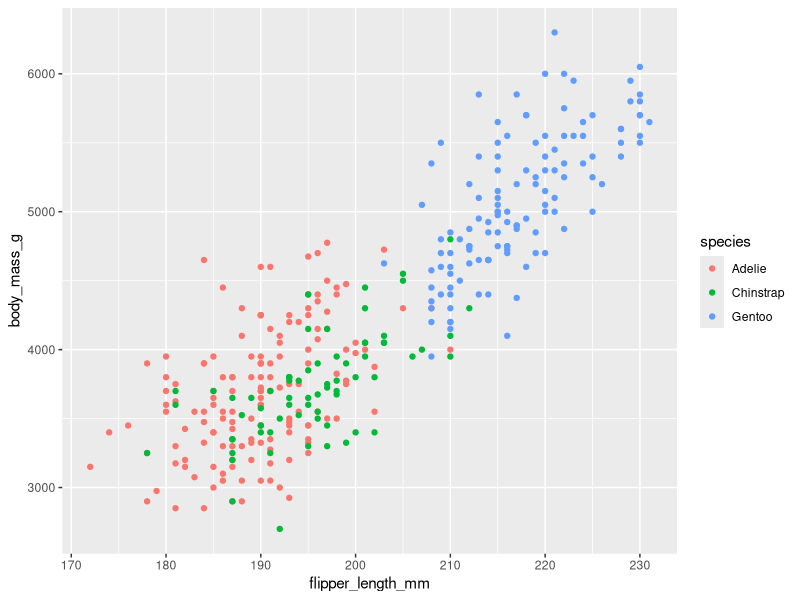
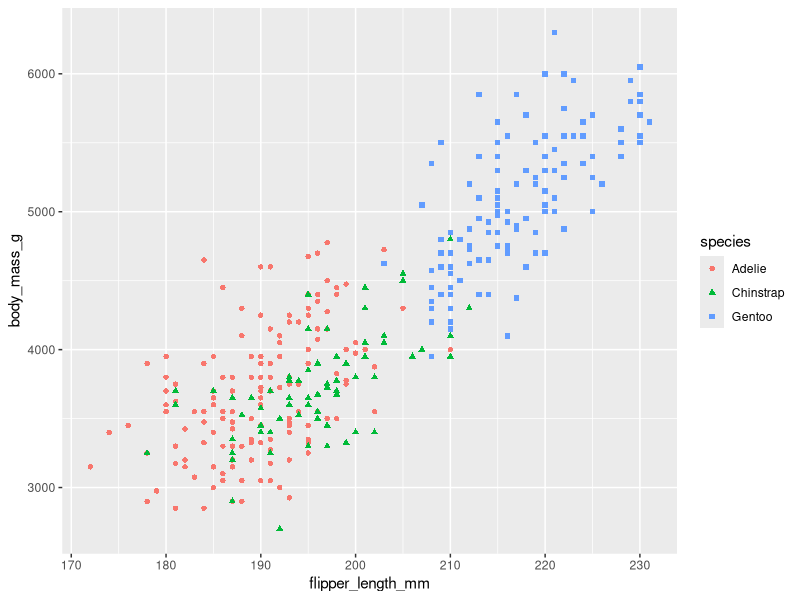
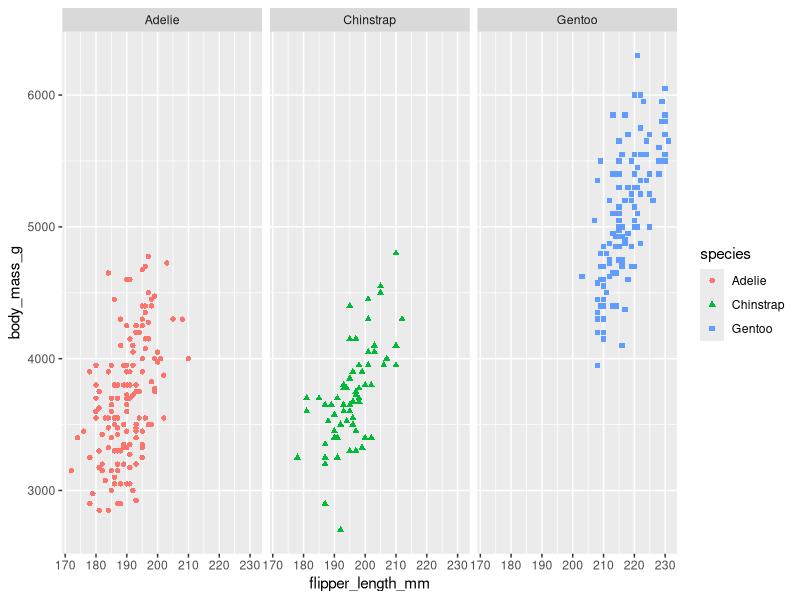
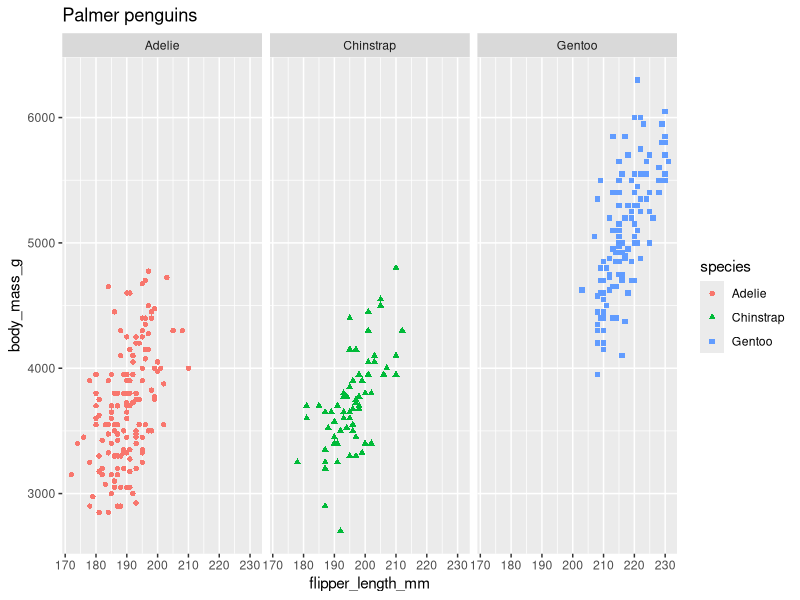

The R script that drew these images, in order:
install.packages('palmerpenguins')
library('palmerpenguins')

library('ggplot2')
ggplot(data=penguins,aes(x=flipper_length_mm,y=body_mass_g)) + geom_point(aes(colour=species))

ggplot(data=penguins,aes(x=flipper_length_mm,y=body_mass_g)) + geom_point(aes(colour=species, shape=species))

ggplot(data=penguins,aes(x=flipper_length_mm,y=body_mass_g)) + geom_point(aes(colour=species, shape=species))+facet_wrap(~species)
ggplot(data=penguins,aes(x=flipper_length_mm,y=body_mass_g)) + geom_point(aes(colour=species, shape=species))+facet_wrap(~species)+labs(title="Palmer penguins")
